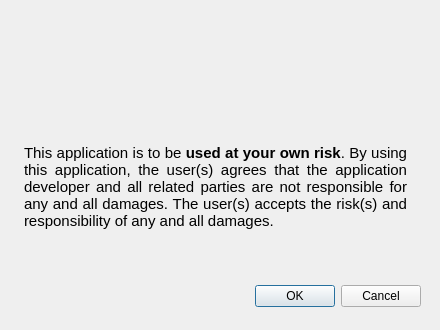
<?xml version="1.0" encoding="UTF-8"?>
<ui version="4.0">
 <class>DisclaimerDialog</class>
 <widget class="QDialog" name="DisclaimerDialog">
  <property name="geometry">
   <rect>
    <x>0</x>
    <y>0</y>
    <width>440</width>
    <height>330</height>
   </rect>
  </property>
  <property name="minimumSize">
   <size>
    <width>440</width>
    <height>330</height>
   </size>
  </property>
  <property name="maximumSize">
   <size>
    <width>440</width>
    <height>330</height>
   </size>
  </property>
  <property name="windowTitle">
   <string>Disclaimer</string>
  </property>
  <property name="windowIcon">
   <iconset resource="ImgRes.qrc">
    <normaloff>:/img/img/cncFlat_small.png</normaloff>:/img/img/cncFlat_small.png</iconset>
  </property>
  <widget class="QDialogButtonBox" name="buttonBox">
   <property name="geometry">
    <rect>
     <x>80</x>
     <y>280</y>
     <width>341</width>
     <height>32</height>
    </rect>
   </property>
   <property name="orientation">
    <enum>Qt::Horizontal</enum>
   </property>
   <property name="standardButtons">
    <set>QDialogButtonBox::Cancel|QDialogButtonBox::Ok</set>
   </property>
  </widget>
  <widget class="QLabel" name="label">
   <property name="geometry">
    <rect>
     <x>0</x>
     <y>0</y>
     <width>440</width>
     <height>330</height>
    </rect>
   </property>
   <property name="minimumSize">
    <size>
     <width>440</width>
     <height>330</height>
    </size>
   </property>
   <property name="maximumSize">
    <size>
     <width>440</width>
     <height>330</height>
    </size>
   </property>
   <property name="text">
    <string/>
   </property>
   <property name="pixmap">
    <pixmap resource="ImgRes.qrc">:/img/img/cautionBack.png</pixmap>
   </property>
   <property name="scaledContents">
    <bool>true</bool>
   </property>
  </widget>
  <widget class="QTextBrowser" name="textBrowser">
   <property name="geometry">
    <rect>
     <x>20</x>
     <y>140</y>
     <width>391</width>
     <height>131</height>
    </rect>
   </property>
   <property name="acceptDrops">
    <bool>false</bool>
   </property>
   <property name="autoFillBackground">
    <bool>false</bool>
   </property>
   <property name="styleSheet">
    <string notr="true">background-color: rgba(255, 255, 255, 0);</string>
   </property>
   <property name="frameShape">
    <enum>QFrame::NoFrame</enum>
   </property>
   <property name="frameShadow">
    <enum>QFrame::Plain</enum>
   </property>
   <property name="verticalScrollBarPolicy">
    <enum>Qt::ScrollBarAlwaysOff</enum>
   </property>
   <property name="horizontalScrollBarPolicy">
    <enum>Qt::ScrollBarAlwaysOff</enum>
   </property>
   <property name="html">
    <string>&lt;!DOCTYPE HTML PUBLIC &quot;-//W3C//DTD HTML 4.0//EN&quot; &quot;http://www.w3.org/TR/REC-html40/strict.dtd&quot;&gt;
&lt;html&gt;&lt;head&gt;&lt;meta name=&quot;qrichtext&quot; content=&quot;1&quot; /&gt;&lt;style type=&quot;text/css&quot;&gt;
p, li { white-space: pre-wrap; }
&lt;/style&gt;&lt;/head&gt;&lt;body style=&quot; font-family:'Noto Sans'; font-size:9pt; font-weight:400; font-style:normal;&quot;&gt;
&lt;p align=&quot;justify&quot; style=&quot; margin-top:0px; margin-bottom:0px; margin-left:0px; margin-right:0px; -qt-block-indent:0; text-indent:0px;&quot;&gt;&lt;span style=&quot; font-size:11pt;&quot;&gt;This application is to be &lt;/span&gt;&lt;span style=&quot; font-size:11pt; font-weight:600;&quot;&gt;used at your own risk&lt;/span&gt;&lt;span style=&quot; font-size:11pt;&quot;&gt;. By using this application, the user(s) agrees that the application developer and all related parties are not responsible for any and all damages. The user(s) accepts the risk(s) and responsibility of any and all damages.&lt;/span&gt;&lt;/p&gt;&lt;/body&gt;&lt;/html&gt;</string>
   </property>
  </widget>
  <zorder>label</zorder>
  <zorder>buttonBox</zorder>
  <zorder>textBrowser</zorder>
 </widget>
 <resources>
  <include location="ImgRes.qrc"/>
 </resources>
 <connections>
  <connection>
   <sender>buttonBox</sender>
   <signal>accepted()</signal>
   <receiver>DisclaimerDialog</receiver>
   <slot>accept()</slot>
   <hints>
    <hint type="sourcelabel">
     <x>248</x>
     <y>254</y>
    </hint>
    <hint type="destinationlabel">
     <x>157</x>
     <y>274</y>
    </hint>
   </hints>
  </connection>
  <connection>
   <sender>buttonBox</sender>
   <signal>rejected()</signal>
   <receiver>DisclaimerDialog</receiver>
   <slot>reject()</slot>
   <hints>
    <hint type="sourcelabel">
     <x>316</x>
     <y>260</y>
    </hint>
    <hint type="destinationlabel">
     <x>286</x>
     <y>274</y>
    </hint>
   </hints>
  </connection>
 </connections>
</ui>
